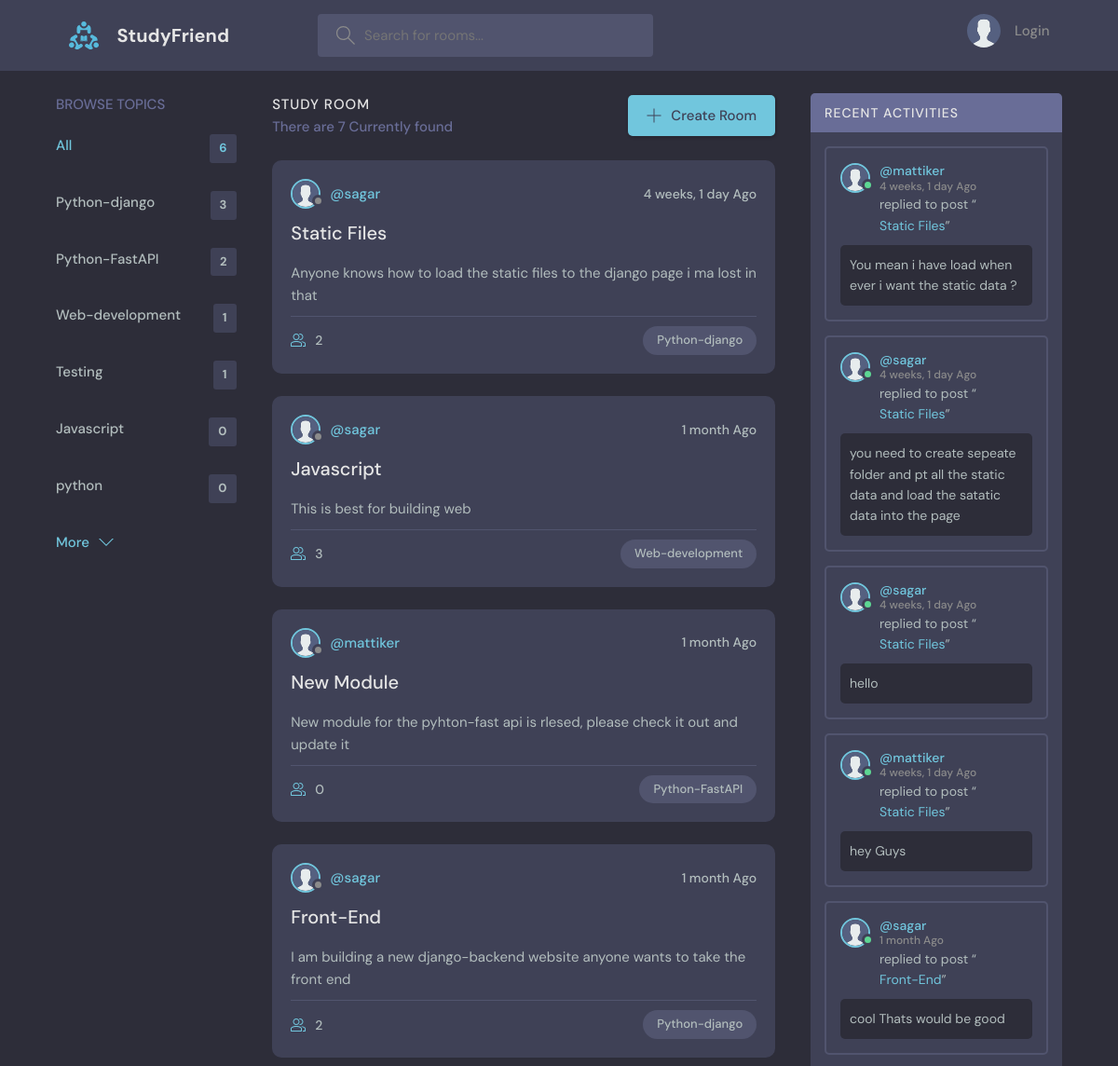
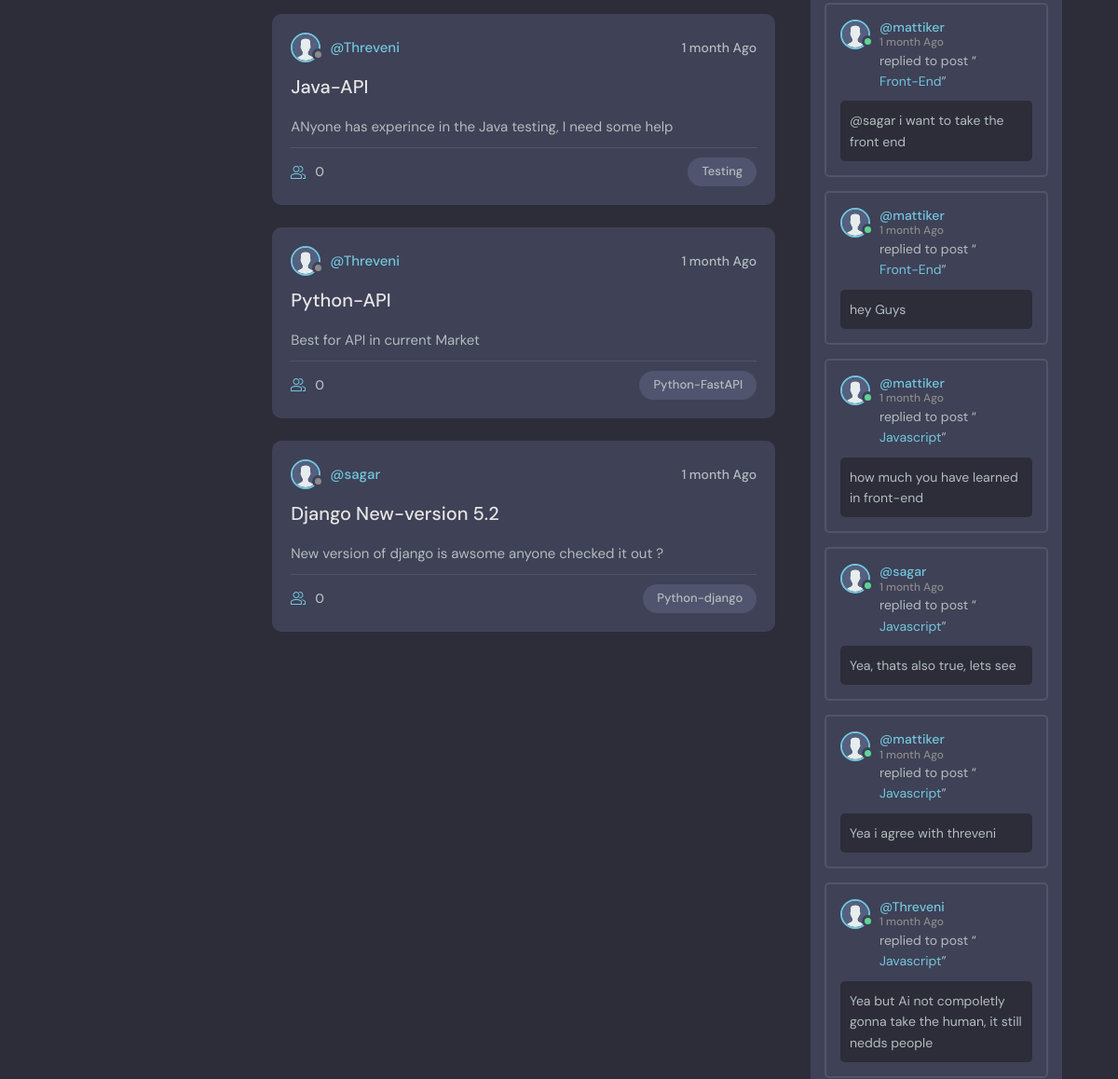
The app's page / (upper part), older data (2 pictures, top to bottom).
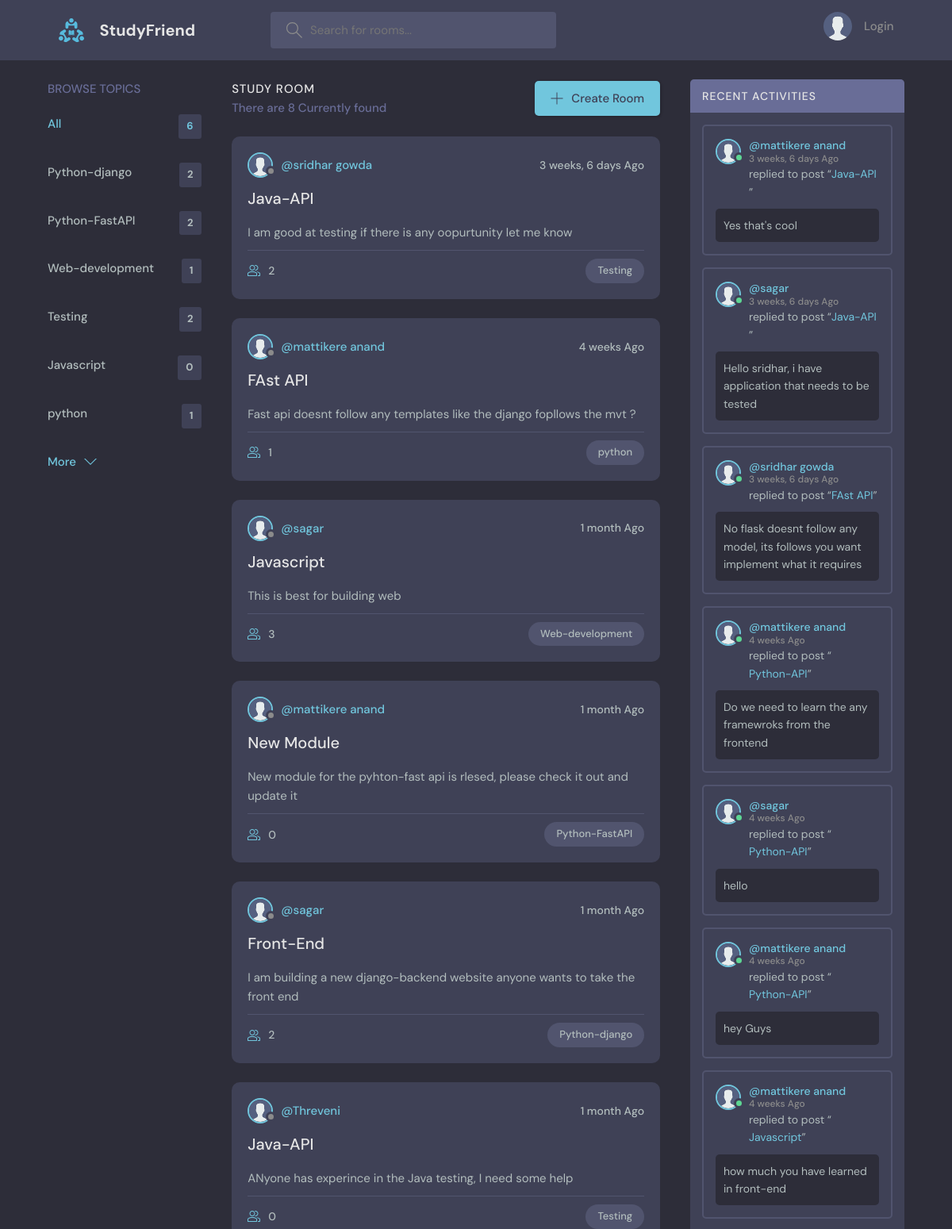
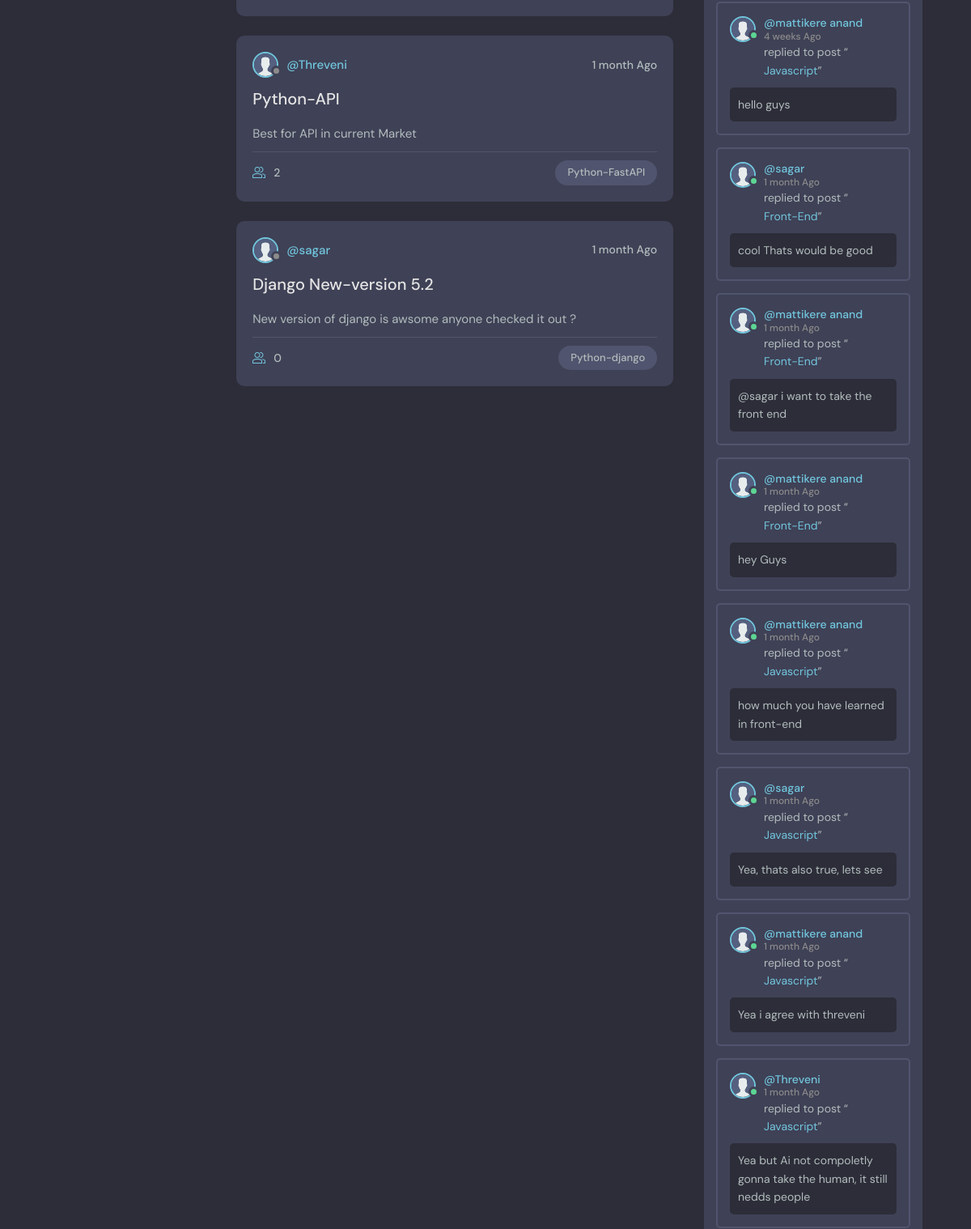
The same page, newer data (2 pictures, top to bottom).
### basepage/models.py (models this page shows, shortened)
class Topic(models.Model):
    name=models.CharField(max_length=200)
    def __str__(self):
        return self.name

class Room(models.Model):
    host=models.ForeignKey(User, on_delete=models.SET_NULL,null=True)
    topic=models.ForeignKey(Topic, on_delete=models.SET_NULL,null=True)
    name=models.CharField(max_length=200)
    description=models.TextField(null=True,blank=True)
    participants=models.ManyToManyField(User,related_name='participants',blank=True)
    updated=models.DateTimeField(auto_now=True)
    created=models.DateField(auto_now_add=True)
    class Meta:
        ordering=['-updated','-created']
    def __str__(self):
        return self.name

class Messages(models.Model):
    user=models.ForeignKey(User,on_delete=models.CASCADE)
    room=models.ForeignKey(Room,on_delete=models.CASCADE)
    body=models.TextField()
    updated=models.DateTimeField(auto_now=True)
    created=models.DateField(auto_now_add=True)

### basepage/views.py (the view)
# urls.py: path('', Home,name="Home"),
def Home(request):
    q=request.GET.get('q')
    if request.GET.get('q')!=None:
        obj=Room.objects.filter(Q(topic__name__contains=q)|Q(name__contains=q)|Q(description__contains=q))
        All_messages=Messages.objects.filter(Q(room__topic__name__icontains=q)).order_by('-updated')
    else:
        obj=Room.objects.all()
        All_messages=Messages.objects.all().order_by('-updated')
    Room_count=obj.count()
    topics=Topic.objects.all()
    context={'objects':obj,'topics':topics,'Room_count':Room_count,'Actvities_messages':All_messages}
    return  render(request,"basepage/Home.html",context)

### basepage/templates/basepage/Home.html (shortened to what this page needs)
{% extends 'main.html' %}
{% block content %}
    <main class="layout layout--3">
      <div class="container">
        {% include 'basepage/topics_feed.html' %}
        <div class="roomList">
          <div class="roomList__header">
            <div>
              <h2>Study Room</h2>
              <p>There are {{Room_count}} Currently found </p>
            </div>
            <a class="btn btn--main" href="{% url 'createroom' %}">
              <svg version="1.1" xmlns="http://www.w3.org/2000/svg" width="32" height="32" viewBox="0 0 32 32">
                <title>add</title>
                <path
                  d="M16.943 0.943h-1.885v14.115h-14.115v1.885h14.115v14.115h1.885v-14.115h14.115v-1.885h-14.115v-14.115z"
                ></path>
              </svg>
              Create Room
            </a>
          </div>
          {% include 'basepage/room_feed.html' %}
        </div>
         {% include 'basepage/activties_feed.html' %}
    </main>
    {% endblock %}

### basepage/templates/basepage/topics_feed.html
<div class="topics">
    <div class="topics__header">
      <h2>Browse Topics</h2>
    </div>
    <ul class="topics__list">
      <li>
        <a href="{% url 'Home' %}" class="active">All <span>{{topics.count}}</span></a>
      </li>
      {% for topic in topics %}
      <li>
        <a href="{% url 'Home' %}?q={{topic.name}}">{{topic.name}} <span>{{topic.room_set.all.count}}</span></a>
      </li>
      {% endfor %}
    </ul>
    <a class="btn btn--link" href="topics.html">
      More
      <svg version="1.1" xmlns="http://www.w3.org/2000/svg" width="32" height="32" viewBox="0 0 32 32">
        <title>chevron-down</title>
        <path d="M16 21l-13-13h-3l16 16 16-16h-3l-13 13z"></path>
      </svg>
    </a>
</div>

### basepage/templates/basepage/room_feed.html (shortened to what this page needs)
{% load static %}
<!DOCTYPE html>
<html lang="en">
<head>
</head>
<body>
    {% for object in objects %}
    <div class="roomListRoom">
        <div class="roomListRoom__header">
          <a href="{% url 'profile' object.host.id %}" class="roomListRoom__author">
            <div class="avatar avatar--small">
              <img src="{% static 'images/avatar.svg' %}" />
            </div>
            <span>@{{object.host.username}}</span>
          </a>
          <div class="roomListRoom__actions">
            <span>{{object.updated|timesince}} Ago</span>
          </div>
        </div>
        <div class="roomListRoom__content">
          <a href="details/{{object.id}}">{{object.name}}</a>
          <p>{{object.description}}
          </p>
        </div>
        <div class="roomListRoom__meta">
          <a href="room.html" class="roomListRoom__joined">
            {{object.participants.all.count}}
          </a>
          <p class="roomListRoom__topic">{{object.topic}}</p>
        </div>
      </div>
      {% endfor %}
</body>
</html>

### basepage/templates/basepage/activties_feed.html (shortened to what this page needs)
  {% load static %}
    <div class="activities">
        <div class="activities__header">
          <h2>Recent Activities</h2>
        </div>
        {% for Actvities_message in Actvities_messages %}
        <div class="activities__box">
          <div class="activities__boxHeader roomListRoom__header">
            <a href="{% url 'profile' Actvities_message.user.id %}" class="roomListRoom__author">
              <div class="avatar avatar--small active">
                <img src="{% static 'images/avatar.svg' %}" />
              </div>
              <p>
                @{{Actvities_message.user}}
                <span>{{Actvities_message.updated|timesince}} Ago</span>
              </p>
            </a>
          </div>
          <div class="activities__boxContent">
            <p>replied to post “<a href="{% url 'chatroom' Actvities_message.room.id %}">{{Actvities_message.room}}</a>”</p>
            <div class="activities__boxRoomContent">
                <p>{{Actvities_message.body}}</p>
            </div>
          </div>
        </div>
        {% endfor %}
      </div>
    </div>

Row changes from the older to the newer data that the page shows:
removed Room: host.username "sagar", updated "4 weeks, 1 day", name "Static Files", description "Anyone knows how to load the static files to the django page i ma lost in that", participants.all.count "2", topic "Python-django"
removed Messages: user "mattiker", updated "4 weeks, 1 day", room "Static Files", body "You mean i have load when ever i want the static data ?"
removed Messages: user "sagar", updated "4 weeks, 1 day", room "Static Files", body "you need to create sepeate folder and pt all the static data and load the satatic data into the page"
removed Messages: user "sagar", updated "4 weeks, 1 day", room "Static Files", body "hello"
removed Messages: user "mattiker", updated "4 weeks, 1 day", room "Static Files", body "hey Guys"
computed for Topic "Python-django": room_set.all.count "3" → "2"
computed for Topic "Testing": room_set.all.count "1" → "2"
computed for Topic "python": room_set.all.count "0" → "1"
added Room: host.username "sridhar gowda", updated "3 weeks, 6 days", name "Java-API", description "I am good at testing if there is any oopurtunity let me know", participants.all.count "2", topic "Testing"
added Room: host.username "mattikere anand", updated "4 weeks", name "FAst API", description "Fast api doesnt follow any templates like the django fopllows the mvt ?", participants.all.count "1", topic "python"
changed through a linked row, Room "New Module": host.username "mattiker" → "mattikere anand"
computed for Room "Python-API": participants.all.count "0" → "2"
added Messages: user "mattikere anand", updated "3 weeks, 6 days", room "Java-API", body "Yes that's cool"
added Messages: user "sagar", updated "3 weeks, 6 days", room "Java-API", body "Hello sridhar, i have application that needs to be tested"
added Messages: user "sridhar gowda", updated "3 weeks, 6 days", room "FAst API", body "No flask doesnt follow any model, its follows you want implement what it requires"
added Messages: user "mattikere anand", updated "4 weeks", room "Python-API", body "Do we need to learn the any framewroks from the frontend"
added Messages: user "sagar", updated "4 weeks", room "Python-API", body "hello"
added Messages: user "mattikere anand", updated "4 weeks", room "Python-API", body "hey Guys"
added Messages: user "mattikere anand", updated "4 weeks", room "Javascript", body "how much you have learned in front-end"
added Messages: user "mattikere anand", updated "4 weeks", room "Javascript", body "hello guys"
changed through a linked row, Messages "@sagar i want to take the front end": user "mattiker" → "mattikere anand"
changed through a linked row, Messages (number 11 of 15 on the later page): user "mattiker" → "mattikere anand"
changed through a linked row, Messages (number 12 of 15 on the later page): user "mattiker" → "mattikere anand"
changed through a linked row, Messages "Yea i agree with threveni": user "mattiker" → "mattikere anand"
Text that changed along with them:
{{ Room_count }}: "7" → "8"
